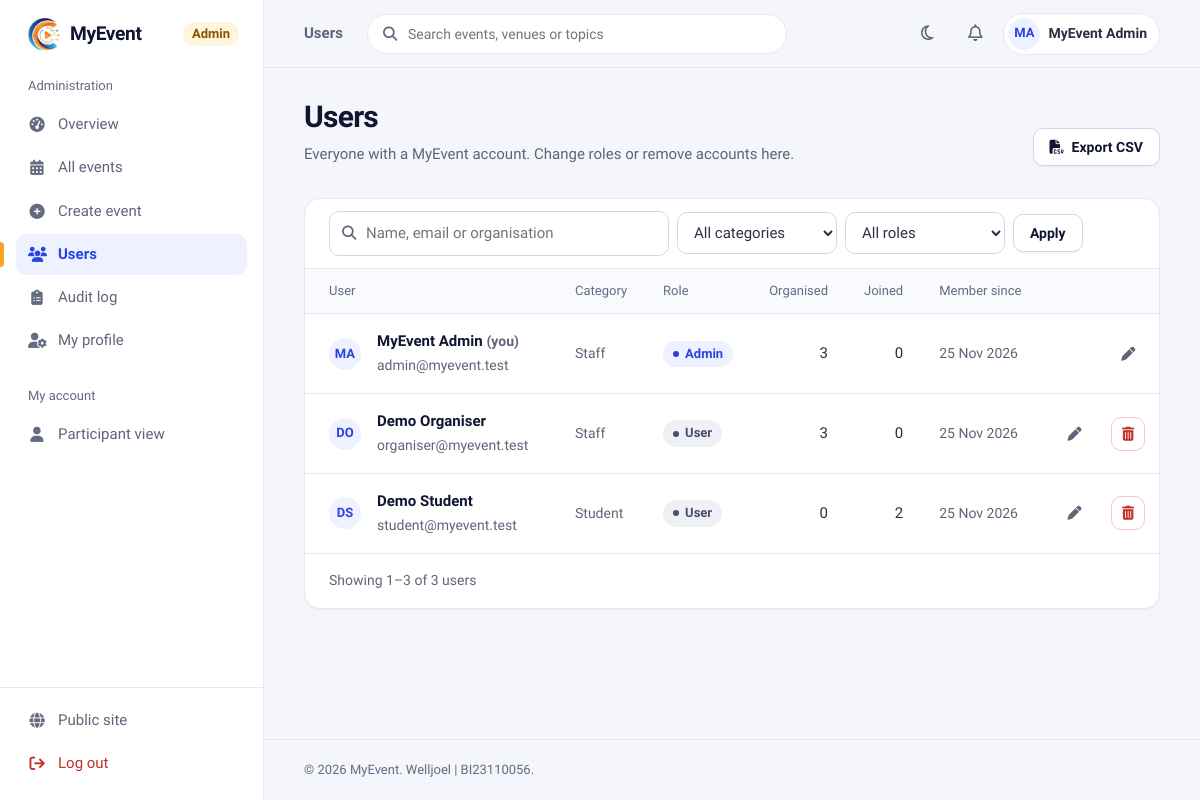
Page /admin/users/manage.php (signed in) on the committed database.
### tables this page shows
CREATE TABLE IF NOT EXISTS `users` (
  `user_id` int(11) NOT NULL AUTO_INCREMENT,
  `category` enum('Staff','Student','Public') NOT NULL,
  `name` varchar(255) NOT NULL,
  `email` varchar(255) NOT NULL,
  `phone` varchar(20) DEFAULT NULL,
  `organization` varchar(255) NOT NULL,
  `recommend_events` text DEFAULT NULL,
  `password` varchar(255) NOT NULL,
  `role` enum('Admin','User') NOT NULL DEFAULT 'User',
  `created_at` timestamp NOT NULL DEFAULT current_timestamp(),
  `bio` text DEFAULT NULL,
  `profile_pic` varchar(255) DEFAULT NULL,
  PRIMARY KEY (`user_id`),
  UNIQUE KEY `email` (`email`)
);

### include/security.php (called while the page is built, shortened)
<?php
function e($value): string
{
    return htmlspecialchars((string) ($value ?? ''), ENT_QUOTES | ENT_SUBSTITUTE, 'UTF-8');
}
function current_user_id(): ?int
{
    return isset($_SESSION['user_id']) ? (int) $_SESSION['user_id'] : null;
}

### admin/users/manage.php (the view, shortened to what this page needs)
<?php
require_once __DIR__ . '/../../config.php';
$q        = trim((string) ($_GET['q'] ?? ''));
$where  = '1 = 1';
$types  = '';
$params = [];
$total = (int) db_value($conn, "SELECT COUNT(*) FROM users u WHERE $where", $types, $params);
$p = paginate($total, 15);
$users = db_all($conn,
    "SELECT u.user_id, u.name, u.email, u.organization, u.category, u.role, u.created_at, u.profile_pic,
            (SELECT COUNT(*) FROM events e WHERE e.created_by = u.user_id) AS organised,
            (SELECT COUNT(*) FROM registrations r WHERE r.user_id = u.user_id) AS joined
     FROM users u WHERE $where
     ORDER BY u.created_at DESC
     LIMIT ? OFFSET ?", $types . 'ii', array_merge($params, [$p['per_page'], $p['offset']]));
$me = current_user_id();
$page_title = 'Users';
$nav_active = 'admin_users';
$nav_area   = 'admin';
include ROOT_PATH . '/include/layout/app_start.php';
?>
<div class="page-header">
    <div>
        <h1>Users</h1>
        <p>Everyone with a <?= e(APP_NAME) ?> account. Change roles or remove accounts here.</p>
    </div>
    <div class="page-header-actions">
        <a class="btn btn-secondary" href="<?= e(url_with(['export' => 'csv', 'page' => null])) ?>"><i class="fa-solid fa-file-csv"></i> Export CSV</a>
    </div>
</div>
<section class="card">
    <div class="card-header">
        <form class="toolbar" method="GET" role="search">
            <label class="search-box">
                <i class="fa-solid fa-magnifying-glass" aria-hidden="true"></i>
                <input class="input" type="search" name="q" value="<?= e($q) ?>" placeholder="Name, email or organisation">
            </label>
            <select id="u-cat" class="input" name="category" data-autosubmit>
                <option value="">All categories</option>
            </select>
            <select id="u-role" class="input" name="role" data-autosubmit>
                <option value="">All roles</option>
            </select>
            <button class="btn btn-secondary" type="submit">Apply</button>
        </form>
    </div>
    <?php if ($users): ?>
        <div class="table-wrap">
            <table class="table">
                <thead>
                    <tr>
                        <th scope="col">User</th>
                        <th scope="col">Category</th>
                        <th scope="col">Role</th>
                        <th scope="col" class="num">Organised</th>
                        <th scope="col" class="num">Joined</th>
                        <th scope="col">Member since</th>
                        <th scope="col" class="actions"><span class="sr-only">Actions</span></th>
                    </tr>
                </thead>
                <tbody>
                <?php foreach ($users as $user): $av = avatar_url($user['profile_pic']); ?>
                    <tr>
                        <td>
                            <div class="event-cell person-cell">
                                <?php if ($av): ?>
                                    <img class="avatar" src="<?= e($av) ?>" alt="">
                                <?php else: ?>
                                    <span class="avatar" aria-hidden="true"><?= e(initials($user['name'])) ?></span>
                                <?php endif; ?>
                                <div>
                                    <div class="event-cell-title"><?= e($user['name']) ?><?= (int) $user['user_id'] === $me ? ' <span class="cell-muted">(you)</span>' : '' ?></div>
                                    <div class="event-cell-meta"><?= e($user['email']) ?></div>
                                </div>
                            </div>
                        </td>
                        <td class="cell-muted"><?= e($user['category']) ?></td>
                        <td><?= status_badge($user['role']) ?></td>
                        <td class="num"><?= (int) $user['organised'] ?></td>
                        <td class="num"><?= (int) $user['joined'] ?></td>
                        <td class="cell-muted"><?= e(date('j M Y', strtotime($user['created_at']))) ?></td>
                        <td class="actions">
                            <a class="btn btn-ghost btn-icon" href="edit.php?id=<?= (int) $user['user_id'] ?>" title="Edit user" aria-label="Edit <?= e($user['name']) ?>"><i class="fa-solid fa-pen"></i></a>
                            <?php if ((int) $user['user_id'] !== $me): ?>
                                <form action="delete.php" method="POST" data-confirm="Delete <?= e($user['name']) ?>? Their registrations will be removed and their events will have no organiser.">
                                    <button type="submit" class="btn btn-danger btn-icon" title="Delete user" aria-label="Delete <?= e($user['name']) ?>"><i class="fa-solid fa-trash-can"></i></button>
                                </form>
                            <?php endif; ?>
                        </td>
                    </tr>
                <?php endforeach; ?>
                </tbody>
            </table>
        </div>
        <?= render_pagination($p, 'users') ?>
    <?php endif; ?>
</section>
<?php include ROOT_PATH . '/include/layout/app_end.php'; ?>

### include/layout/app_start.php (shortened to what this page needs)
<?php
$page_title = $page_title ?? APP_NAME;
$nav_active = $nav_active ?? '';
$nav_area   = $nav_area ?? 'user';
$__uid    = current_user_id();
$__me     = db_all($conn, 'SELECT name, profile_pic FROM users WHERE user_id = ?', 'i', [$__uid])[0]
            ?? ['name' => $_SESSION['name'] ?? '', 'profile_pic' => null];
$__unread = (int) db_value($conn, 'SELECT COUNT(*) FROM notifications WHERE user_id = ? AND is_read = 0', 'i', [$__uid]);
$__avatar = avatar_url($__me['profile_pic']);
$u = BASE_URL;
if ($nav_area === 'admin') {
    $nav = [
        'Administration' => [
            'admin_overview' => ['Overview',     'fa-gauge-high',    $u . 'admin/index.php'],
            'admin_events'   => ['All events',   'fa-calendar-days', $u . 'admin/events/manage.php'],
            'admin_create'   => ['Create event', 'fa-circle-plus',   $u . 'admin/events/create.php'],
            'admin_users'    => ['Users',        'fa-users',         $u . 'admin/users/manage.php'],
            'admin_audit'    => ['Audit log',    'fa-clipboard-list', $u . 'admin/audit.php'],
            'admin_profile'  => ['My profile',   'fa-user-gear',     $u . 'admin/profile.php'],
        ],
        'My account' => [
            'dashboard'      => ['Participant view', 'fa-user',      $u . 'users/dashboard.php'],
        ],
    ];
}
$__profileUrl = $nav_area === 'admin' ? $u . 'admin/profile.php' : $u . 'users/profile.php';
?>
<!DOCTYPE html>
<html lang="en">
<head>
    <link rel="stylesheet" href="https://cdnjs.cloudflare.com/ajax/libs/font-awesome/6.5.0/css/all.min.css">
    <link rel="stylesheet" href="<?= e($u) ?>assets/css/app.css?v=10">
</head>
<body class="app">
<aside class="sidebar" id="sidebar" aria-label="Main navigation">
    <a class="sidebar-brand" href="<?= e($u) ?>index.php">
        <img src="<?= e($u) ?>assets/img/logo.png" alt="">
        <?= e(APP_NAME) ?>
        <?php if ($nav_area === 'admin'): ?><small>Admin</small><?php endif; ?>
    </a>
    <nav class="sidebar-nav">
        <?php foreach ($nav as $__group => $__links): ?>
            <div class="sidebar-group">
                <div class="sidebar-group-title"><?= e($__group) ?></div>
                <?php foreach ($__links as $__key => $__l): $__on = $__key === $nav_active; ?>
                    <a class="nav-link<?= $__on ? ' is-active' : '' ?>" href="<?= e($__l[2]) ?>"<?= $__on ? ' aria-current="page"' : '' ?>>
                        <i class="fa-solid <?= e($__l[1]) ?>" aria-hidden="true"></i><?= e($__l[0]) ?>
                    </a>
                <?php endforeach; ?>
            </div>
        <?php endforeach; ?>
    </nav>
    <div class="sidebar-footer">
        <a class="nav-link" href="<?= e($u) ?>index.php"><i class="fa-solid fa-globe" aria-hidden="true"></i>Public site</a>
        <form action="<?= e($u) ?>auth/logout.php" method="POST">
            <button type="submit" class="nav-link is-danger"><i class="fa-solid fa-arrow-right-from-bracket" aria-hidden="true"></i>Log out</button>
        </form>
    </div>
</aside>
<div class="app-shell">
    <header class="topbar">
        <p class="topbar-title"><?= e($page_title) ?></p>
        <form class="topbar-search" action="<?= e($u) ?>browse_events.php" method="GET" role="search">
            <i class="fa-solid fa-magnifying-glass" aria-hidden="true"></i>
            <input id="topbar-q" type="search" name="q" placeholder="Search events, venues or topics">
        </form>
        <div class="topbar-actions">
            <button type="button" class="icon-btn theme-toggle" data-theme-toggle aria-label="Switch to dark theme" title="Switch theme">
                <i class="fa-regular fa-moon" aria-hidden="true"></i><i class="fa-regular fa-sun" aria-hidden="true"></i>
            </button>
            <a class="icon-btn" href="<?= e($u) ?>users/notifications.php" aria-label="Notifications<?= $__unread ? ' (' . $__unread . ' unread)' : '' ?>">
                <i class="fa-regular fa-bell"></i>
            </a>
            <a class="user-chip" href="<?= e($__profileUrl) ?>">
                <?php if ($__avatar): ?>
                    <img class="avatar" src="<?= e($__avatar) ?>" alt="">
                <?php else: ?>
                    <span class="avatar" aria-hidden="true"><?= e(initials($__me['name'])) ?></span>
                <?php endif; ?>
                <span class="user-chip-name"><?= e($__me['name']) ?></span>
            </a>
        </div>
    </header>
    <main class="app-main" id="main">

### include/helpers.php (shortened to what this page needs)
<?php
function avatar_url(?string $file): ?string
{
    return null;
}
function status_badge(?string $status): string
{
    $map = [
        'Approved' => 'badge-success', 'Present' => 'badge-success', 'Public' => 'badge-info',
        'Pending'  => 'badge-warning', 'Private' => 'badge-warning',
        'Rejected' => 'badge-danger',
        'Absent'   => '',
        'Admin'    => 'badge-brand', 'User' => '',
    ];
    $status = $status ?: 'Unknown';
    return '<span class="badge ' . ($map[$status] ?? '') . '">' . e($status) . '</span>';
}
function initials(?string $name): string
{
    $parts = preg_split('/\s+/', trim((string) $name)) ?: [];
    $letters = '';
    foreach (array_slice(array_filter($parts), 0, 2) as $p) {
        $letters .= mb_strtoupper(mb_substr($p, 0, 1));
    }
    return $letters ?: '?';
}
function paginate(int $total, int $perPage = 10, string $param = 'page'): array
{
    $pages = max(1, (int) ceil($total / $perPage));
    $page  = min($pages, max(1, (int) ($_GET[$param] ?? 1)));
    return ['page' => $page, 'per_page' => $perPage, 'total' => $total, 'pages' => $pages, 'offset' => ($page - 1) * $perPage];
}
function url_with(array $changes): string
{
    $query = array_merge($_GET, $changes);
    $query = array_filter($query, static fn($v) => $v !== null && $v !== '');
    $path  = strtok($_SERVER['REQUEST_URI'] ?? '', '?');
    return $path . ($query ? '?' . http_build_query($query) : '');
}
function render_pagination(array $p, string $noun = 'results', string $param = 'page'): string
{
    $from = $p['offset'] + 1;
    $to   = min($p['total'], $p['offset'] + $p['per_page']);
    $html = '<nav class="pagination" aria-label="Pagination"><span>Showing ' . $from . '–' . $to
          . ' of ' . $p['total'] . ' ' . e($noun) . '</span>';
    return $html . '</nav>';
}
function db_all(mysqli $conn, string $sql, string $types = '', array $params = []): array
{
    $stmt = $conn->prepare($sql);
    if ($types !== '') {
        $stmt->bind_param($types, ...$params);
    }
    $stmt->execute();
    $rows = $stmt->get_result()->fetch_all(MYSQLI_ASSOC);
    return $rows;
}
function db_value(mysqli $conn, string $sql, string $types = '', array $params = [])
{
    $stmt = $conn->prepare($sql);
    if ($types !== '') {
        $stmt->bind_param($types, ...$params);
    }
    $stmt->execute();
    $row = $stmt->get_result()->fetch_row();
    return $row[0] ?? null;
}

### rows in the picture
users: name "MA", name "MyEvent Admin", shows "(you)", email "admin@myevent.test", category "Staff", role "Admin", organised "3", joined "0", created_at "25 Nov 2026"
users: name "DO", name "Demo Organiser", email "organiser@myevent.test", category "Staff", role "User", organised "3", joined "0", created_at "25 Nov 2026"
users: name "DS", name "Demo Student", email "student@myevent.test", category "Student", role "User", organised "0", joined "2", created_at "25 Nov 2026"

### other values in the picture
APP_NAME "MyEvent"
$__group "Administration"
$__l[0] "Overview"
$__l[0] "All events"
$__l[0] "Create event"
$__l[0] "Users"
$__l[0] "Audit log"
$__l[0] "My profile"
$__group "My account"
$__l[0] "Participant view"
$page_title "Users"
$from "1"
$to "3"
$p['total'] "3"
$noun "users"
